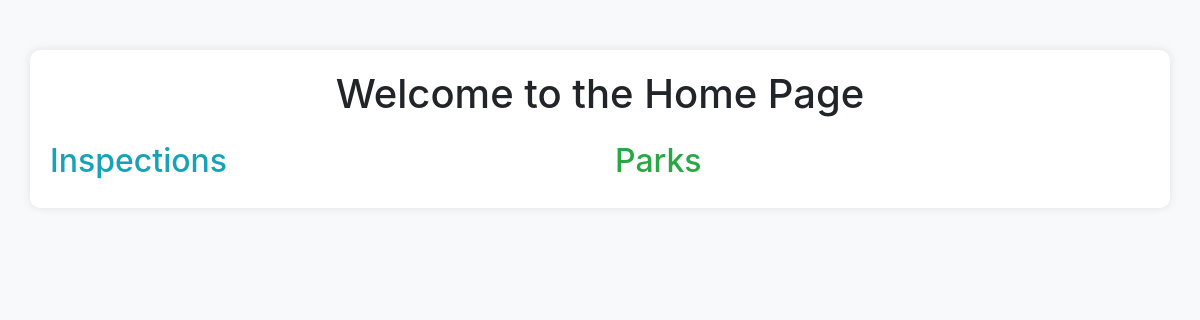
Before: /homepage/ with the older database file.
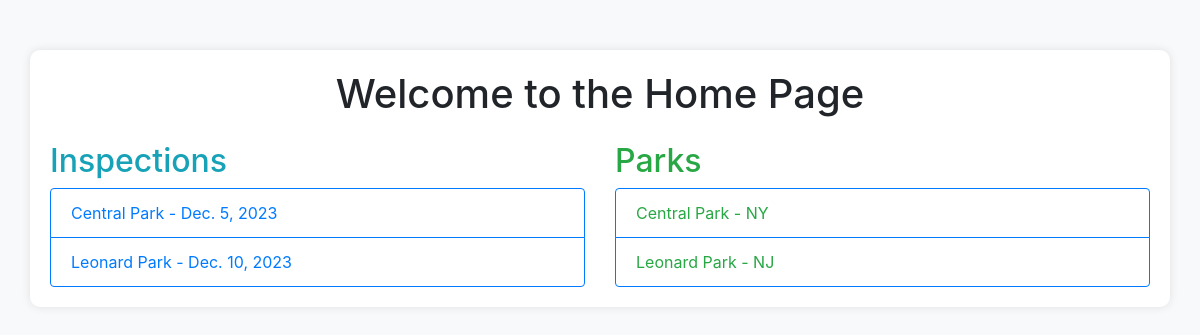
After: the same page with the newer database file.
### park_inspection/models.py (models this page shows, shortened)
class Inspection(models.Model):
    park_name = models.CharField(max_length=255)
    park_location = models.CharField(max_length=255)
    park_description = models.TextField()
    inspector_name = models.CharField(max_length=255)
    inspector_email = models.EmailField()
    date_inspected = models.DateField()
    inspection_notes = models.TextField()
    is_passed = models.BooleanField(default=True)

class Park(models.Model):
    name = models.CharField(max_length=255)
    location = models.CharField(max_length=255)
    description = models.TextField()

### park_inspection/views.py (the view)
# urls.py: path('homepage/', home_page, name='home_page'),
def home_page(request):
    inspections = Inspection.objects.all()
    parks = Park.objects.all()
    context = {
        'inspections': inspections,
        'parks': parks,
    }
    return render(request, 'park_inspection/home_page.html', context)

### templates/park_inspection/home_page.html (shortened to what this page needs)
<!DOCTYPE html>
<html lang="en">
<head>
    <link rel="stylesheet" href="https://stackpath.bootstrapcdn.com/bootstrap/4.3.1/css/bootstrap.min.css">
</head>
<body>
    <div class="container">
        <h1 class="text-center mb-4">Welcome to the Home Page</h1>
        <div class="row">
            <div class="col-md-6">
                <h2 class="text-info">Inspections</h2>
                <ul class="list-group">
                    {% for inspection in inspections %}
                        <li class="list-group-item">{{ inspection.park_name }} - {{ inspection.date_inspected }}</li>
                    {% endfor %}
                </ul>
            </div>
            <div class="col-md-6">
                <h2 class="text-success">Parks</h2>
                <ul class="list-group">
                    {% for park in parks %}
                        <li class="list-group-item">
                            <a href=# class="text-success">{{ park.name }} - {{ park.location }}</a>
                        </li>
                    {% endfor %}
                </ul>
            </div>
        </div>
    </div>
</body>
</html>

### templates/park_inspection/home_page.html (style rules this page uses)
body { background-color: #f8f9fa; }
.container { background-color: #ffffff; border-radius: 10px; box-shadow: 0 0 10px rgba(0, 0, 0, 0.1); padding: 20px; margin-top: 50px; }
.list-group-item { border-color: #007bff; color: #007bff; }

Changed rows visible on the page:
added Inspection: park_name "Central Park", date_inspected "Dec. 5, 2023"
added Inspection: park_name "Leonard Park", date_inspected "Dec. 10, 2023"
added Park: name "Central Park", location "NY"
added Park: name "Leonard Park", location "NJ"
